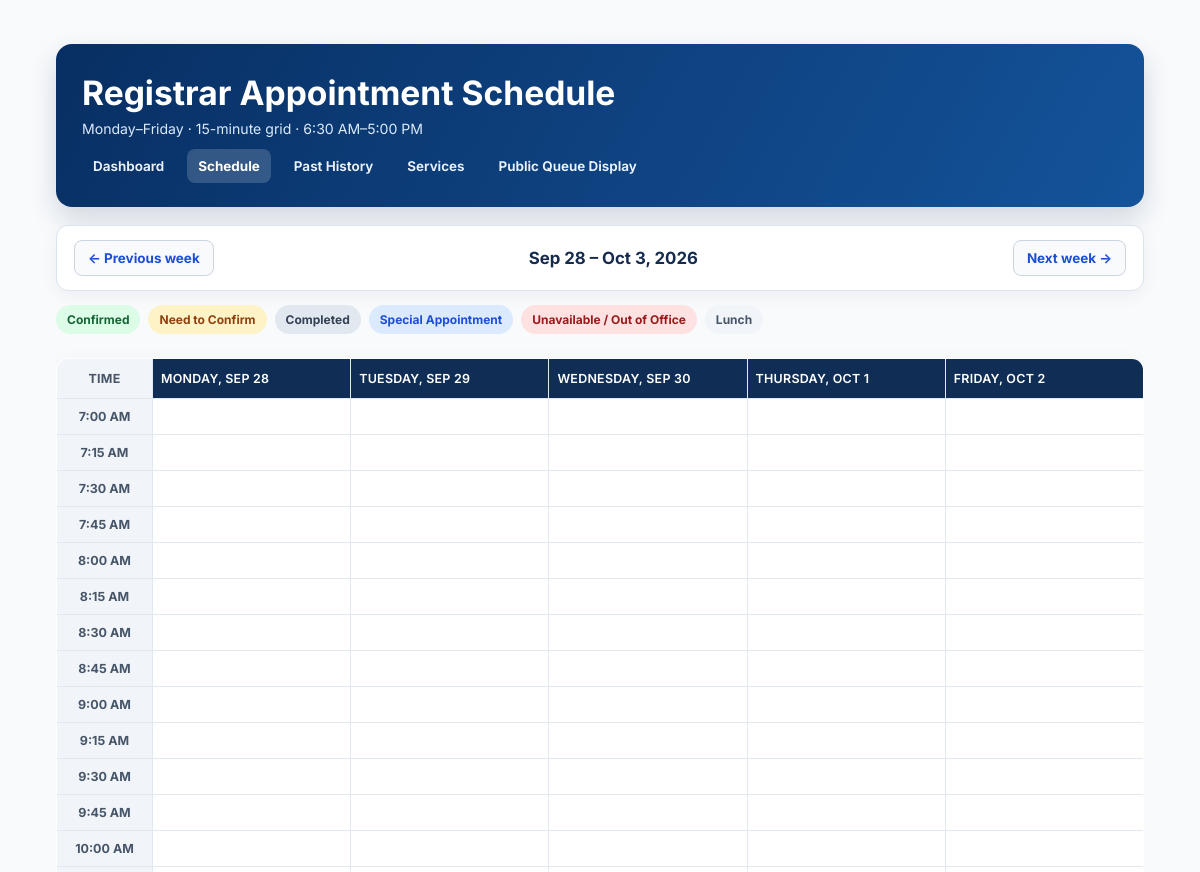
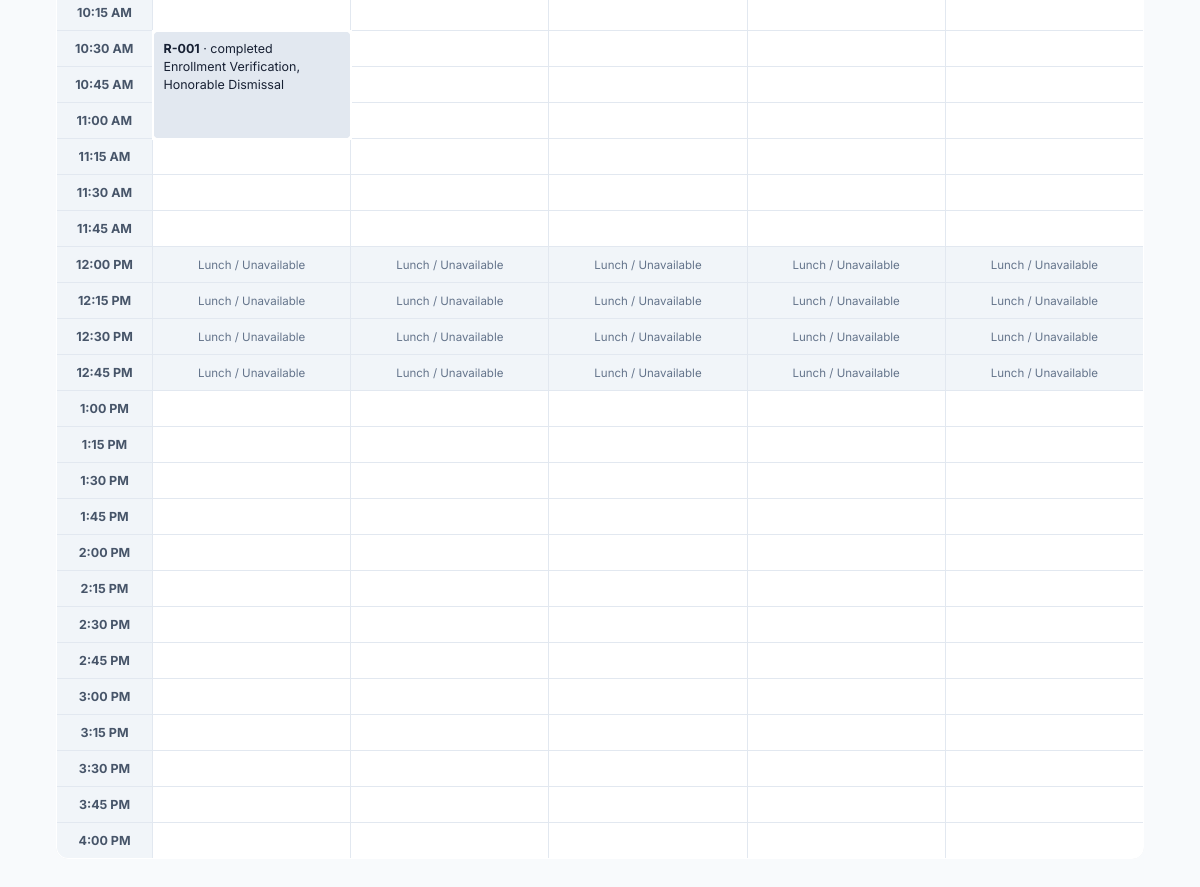
Page /schedule-calendar.php?week=2026-09-28 (signed in) on the committed database (2 pictures, top to bottom).
### tables this page shows
CREATE TABLE `appointment_slots` (
  `id` int(11) NOT NULL AUTO_INCREMENT,
  `office` varchar(50) NOT NULL,
  `slot_date` date NOT NULL,
  `start_time` time NOT NULL,
  `end_time` time NOT NULL,
  `max_capacity` int(11) NOT NULL DEFAULT 3,
  `status` varchar(20) NOT NULL DEFAULT 'open',
  `created_by` varchar(50) DEFAULT NULL,
  `created_at` timestamp NOT NULL DEFAULT current_timestamp(),
  PRIMARY KEY (`id`),
  UNIQUE KEY `uniq_office_slot` (`office`,`slot_date`,`start_time`),
  KEY `office` (`office`),
  KEY `slot_date` (`slot_date`),
  KEY `status` (`status`)
);

CREATE TABLE `appointments` (
  `id` int(11) NOT NULL AUTO_INCREMENT,
  `slot_id` int(11) DEFAULT NULL,
  `student_id` varchar(50) NOT NULL,
  `office` varchar(50) NOT NULL,
  `service` varchar(100) NOT NULL,
  `appointment_date` date NOT NULL,
  `appointment_time` time NOT NULL,
  `status` varchar(50) NOT NULL DEFAULT 'Pending',
  `rejection_reason` text DEFAULT NULL,
  `registrar_notes` text DEFAULT NULL,
  `queue_number` varchar(20) NOT NULL DEFAULT '',
  `queue_status` varchar(30) NOT NULL DEFAULT 'Waiting',
  `called_at` datetime DEFAULT NULL,
  `created_at` timestamp NOT NULL DEFAULT current_timestamp(),
  `updated_at` timestamp NOT NULL DEFAULT current_timestamp() ON UPDATE current_timestamp(),
  `processed_at` datetime DEFAULT NULL,
  PRIMARY KEY (`id`),
  KEY `student_id` (`student_id`),
  KEY `slot_id` (`slot_id`),
  CONSTRAINT `appointments_ibfk_1` FOREIGN KEY (`student_id`) REFERENCES `users` (`student_id`)
);

### schedule-calendar.php (the view, shortened to what this page needs)
<?php
require_once __DIR__ . '/db.php';
$date = trim($_GET['week'] ?? date('Y-m-d'));
$week_start = strtotime($date);
$week_start = strtotime('monday this week', $week_start);
$start = date('Y-m-d', $week_start);
$end = date('Y-m-d', strtotime('+5 days', $week_start));
$previous = date('Y-m-d', strtotime('-7 days', $week_start));
$next = date('Y-m-d', strtotime('+7 days', $week_start));
$days = [];
for ($d = 0; $d < 5; $d++) $days[] = date('Y-m-d', strtotime("+$d days", $week_start));
$items = [];
$stmt = mysqli_prepare($con, "SELECT id, appointment_date, appointment_time, service, status, queue_status, queue_number FROM appointments WHERE office = 'registrar' AND appointment_date BETWEEN ? AND ? AND status NOT IN ('Cancelled','Rejected') ORDER BY appointment_time");
mysqli_stmt_bind_param($stmt, 'ss', $start, $end); mysqli_stmt_execute($stmt); $res = mysqli_stmt_get_result($stmt);
while ($res && $row = mysqli_fetch_assoc($res)) $items[$row['appointment_date']][] = $row;
$slot_rows = [];
$slots_stmt = mysqli_prepare($con, "SELECT slot_date,start_time,end_time,status FROM appointment_slots WHERE office='registrar' AND slot_date BETWEEN ? AND ? ORDER BY start_time");
mysqli_stmt_bind_param($slots_stmt, 'ss', $start, $end); mysqli_stmt_execute($slots_stmt); $sr = mysqli_stmt_get_result($slots_stmt);
while ($sr && $row = mysqli_fetch_assoc($sr)) $slot_rows[$row['slot_date']][] = $row;
$service_duration = [];
$duration_res = mysqli_query($con, "SELECT service_name, estimated_duration_min FROM services WHERE office_code='registrar'");
while ($duration_res && $dr = mysqli_fetch_assoc($duration_res)) $service_duration[$dr['service_name']] = max(15, (int)$dr['estimated_duration_min']);
function calendar_minute($time) { return ((int)substr($time,0,2))*60 + (int)substr($time,3,2); }
function calendar_class($status) { $s = strtolower($status); if ($s === 'completed') return 'completed'; return 'special'; }
?>
<!doctype html><html lang="en"><head><meta charset="utf-8"><meta name="viewport" content="width=device-width,initial-scale=1"><title>Registrar Schedule Calendar</title><link rel="stylesheet" href="admin.css"></head><body><main class="cal-wrap"><div class="cal-toolbar"><div><h1>Registrar Appointment Schedule</h1><p>Monday–Friday · 15-minute grid · 6:30 AM–5:00 PM</p></div><nav><a href="admin.php?office=registrar">Dashboard</a> · <a class="active" aria-current="page" href="schedule-calendar.php">Schedule</a> · <a href="appointment-history.php">Past History</a> · <a href="admin.php?office=registrar#service-availability">Services</a> · <a href="now-serving.php" target="_blank">Public Queue Display</a></nav></div>
<div class="cal-toolbar"><a class="btn-refresh" href="?week=<?php echo $previous; ?>">← Previous week</a><strong><?php echo date('M j', $week_start) . ' – ' . date('M j, Y', strtotime($end)); ?></strong><a class="btn-refresh" href="?week=<?php echo $next; ?>">Next week →</a></div>
<div class="cal-legend"><span class="confirmed">Confirmed</span><span class="confirm">Need to Confirm</span><span class="completed">Completed</span><span class="special">Special Appointment</span><span class="unavailable">Unavailable / Out of Office</span><span class="lunch">Lunch</span></div>
<div class="cal-table-scroll"><table class="cal-grid"><thead><tr><th>Time</th><?php foreach($days as $day): ?><th><?php echo date('l, M j', strtotime($day)); ?></th><?php endforeach; ?></tr></thead><tbody>
<?php $occupied_until=[]; for($minute=420;$minute<=960;$minute+=15): $label=date('g:i A', mktime(0,$minute)); ?><tr><td><?php echo $label; ?></td><?php foreach($days as $day):
$appt=null; foreach($items[$day]??[] as $candidate) if(calendar_minute($candidate['appointment_time'])===$minute){$appt=$candidate;break;}
$slot=null; foreach($slot_rows[$day]??[] as $candidate) if(calendar_minute($candidate['start_time'])===$minute){$slot=$candidate;break;}
if(isset($occupied_until[$day]) && $minute < $occupied_until[$day]) { continue; }
if($appt){$duration=0; foreach(explode(', ', $appt['service']) as $service_name) $duration += $service_duration[$service_name] ?? 15; $span=max(1,min((int)ceil($duration/15),(1020-$minute)/15)); $occupied_until[$day]=$minute+$span*15; $effective_status=strtolower($appt['queue_status'])==='completed'?'completed':$appt['status']; $statusClass=calendar_class($effective_status); ?>
<td class="event <?php echo $statusClass; ?>" rowspan="<?php echo $span; ?>"><strong><?php echo htmlspecialchars($appt['queue_number'] ?: '#'.$appt['id']); ?></strong> · <?php echo htmlspecialchars($effective_status); ?><br><?php echo htmlspecialchars($appt['service']); ?></td>
<?php } elseif ($minute>=720 && $minute<780) { ?><td class="slot-cell lunch">Lunch / Unavailable</td>
<?php } elseif ($slot) { ?><td class="slot-cell <?php echo $slot['status']==='closed'?'unavailable':($slot['status']==='full'?'special':''); ?>" title="<?php echo htmlspecialchars($slot['status']); ?>"></td>
<?php } else { ?><td class="slot-cell"></td><?php } ?><?php endforeach; ?></tr><?php endfor; ?>
</tbody></table></div></main></body></html>

### admin.css (style rules this page uses)
:root { --bg: #f8fafc; --panel: #ffffff; --panel-alt: #f1f5f9; --text: #0f172a; --muted: #64748b; --heading: #1e293b; --header: #003366; --header-text: #ffffff; --header-link: #e2e8f0; --header-link-hover: #ffffff; --border: #e2e8f0; --button: #0284c7; --button-hover: #0369a1; --shadow: rgba(0, 0, 0, 0.06); --input-bg: #f8fafc; }
* { box-sizing: border-box; margin: 0; padding: 0; font-family: 'Inter', -apple-system, BlinkMacSystemFont, sans-serif; }
html { scroll-behavior: smooth; }
body { background-color: var(--bg); color: var(--text); padding: 20px; transition: background-color 0.3s ease, color 0.3s ease; min-height: 100vh; }
.btn-refresh { background: var(--panel); border: 1px solid var(--border); color: var(--text); padding: 7px 12px; border-radius: 6px; font-size: 0.85rem; font-weight: 600; cursor: pointer; display: flex; align-items: center; gap: 6px; transition: all 0.2s ease; }
table { width: 100%; border-collapse: collapse; margin-top: 10px; font-size: 0.88rem; }
th, td { padding: 12px 14px; text-align: left; border-bottom: 1px solid var(--border); }
th { background: var(--panel-alt); color: var(--muted); font-weight: 600; font-size: 0.78rem; text-transform: uppercase; letter-spacing: 0.05em; }
.cal-wrap { max-width:1580px;margin:0 auto!important;padding:24px clamp(14px,3vw,36px)!important;overflow:visible!important;color:#172033 }
.cal-wrap>.cal-toolbar:first-of-type { align-items:center;padding:24px 26px;margin:0 0 18px;border-radius:16px;background:linear-gradient(120deg,#082f63,#14539a);color:#fff;box-shadow:0 12px 28px rgba(15,39,75,.16) }
.cal-wrap>.cal-toolbar:first-of-type h1 { margin:4px 0 7px;color:#fff;font-size:clamp(1.5rem,3vw,2.1rem) }
.cal-wrap>.cal-toolbar:first-of-type p { margin:0;color:#dbeafe;font-size:.88rem }
.cal-wrap .cal-toolbar nav { display:flex;align-items:center;gap:6px;flex-wrap:wrap;font-size:0 }
.cal-wrap .cal-toolbar nav a { padding:9px 11px;border-radius:8px;color:#eaf2ff;text-decoration:none;font-size:.84rem;font-weight:650 }
.cal-wrap .cal-toolbar nav a:hover,.cal-wrap .cal-toolbar nav a.active { background:rgba(255,255,255,.17);color:#fff;text-decoration:none }
.cal-wrap>.cal-toolbar:nth-of-type(2) { padding:14px 17px;border:1px solid #dbe3ee;border-radius:12px;background:#fff;box-shadow:0 5px 18px rgba(15,23,42,.05) }
.cal-wrap>.cal-toolbar:nth-of-type(2)>strong { color:#172b4d;font-size:1.05rem }
.cal-wrap .cal-week-button,.cal-wrap>.cal-toolbar:nth-of-type(2) .btn-refresh { display:inline-flex;align-items:center;justify-content:center;padding:9px 13px;border:1px solid #cbd5e1;border-radius:8px;background:#f8fafc;color:#1d4ed8;text-decoration:none;font-size:.84rem;font-weight:700 }
.cal-wrap .cal-legend { gap:8px;margin:14px 0 }
.cal-wrap .cal-legend span { padding:6px 10px;border:1px solid transparent;border-radius:999px;font-weight:700 }
.cal-wrap .cal-legend .confirmed { background:#dcfce7;color:#166534 }
.cal-wrap .cal-legend .confirm { background:#fef3c7;color:#92400e }
.cal-wrap .cal-legend .completed { background:#e2e8f0;color:#334155 }
.cal-wrap .cal-legend .special { background:#dbeafe;color:#1d4ed8 }
.cal-wrap .cal-legend .unavailable { background:#fee2e2;color:#991b1b }
.cal-wrap .cal-legend .lunch { background:#f1f5f9;color:#475569 }
.cal-wrap .cal-grid { min-width:960px;border:1px solid #dbe3ee;border-radius:12px;overflow:hidden;box-shadow:0 8px 24px rgba(15,23,42,.06) }
.cal-wrap .cal-grid th,.cal-wrap .cal-grid td { height:36px;padding:5px;border-color:#e2e8f0 }
.cal-wrap .cal-grid th { padding:12px 8px;background:#102e55;color:#fff;font-size:.78rem;letter-spacing:.02em }
.cal-wrap .cal-grid th:first-child,.cal-wrap .cal-grid td:first-child { background:#f1f5f9;color:#475569;font-size:.78rem;font-weight:700 }
.cal-wrap .cal-grid .event { padding:8px 10px;border:2px solid #fff;border-radius:7px;color:#172033;font-size:.78rem;line-height:1.45 }
.cal-wrap .cal-grid .completed { background:#e2e8f0 }
.cal-wrap .cal-grid .slot-cell { background:#fff }
.cal-wrap .cal-grid .slot-cell.lunch { background:#f1f5f9;color:#64748b;font-size:.72rem;text-align:center }
.cal-wrap .cal-table-scroll { max-width:100%;overflow-x:auto;border-radius:12px }

### rows in the picture
appointments: queue_number "R-001", queue_status "completed", service "Enrollment Verification, Honorable Dismissal"

### other values in the picture
date('M j', $week_start) "Sep 28"
date('M j, Y', strtotime($end)) "Oct 3, 2026"
date('l, M j', strtotime($day)) "MONDAY, SEP 28"
date('l, M j', strtotime($day)) "TUESDAY, SEP 29"
date('l, M j', strtotime($day)) "WEDNESDAY, SEP 30"
date('l, M j', strtotime($day)) "THURSDAY, OCT 1"
date('l, M j', strtotime($day)) "FRIDAY, OCT 2"
$label "7:00 AM"
$label "7:15 AM"
$label "7:30 AM"
$label "7:45 AM"
$label "8:00 AM"
$label "8:15 AM"
$label "8:30 AM"
$label "8:45 AM"
